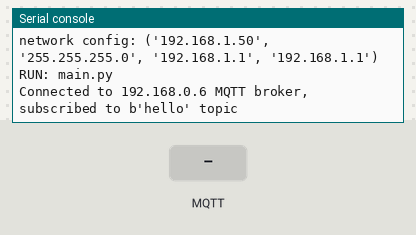
The program below on a simulated ESP32 board running MicroPython. Parts: the last lines printed to the serial console. Inputs (shaded band) come from the test bench. WiFi joins after 1.5 s; no MQTT or app messages arrive unless stated.

Above: at 2.8 s.
2.9 s: MQTT message "1" arrives on the first subscribed topic
At 4.5 s:
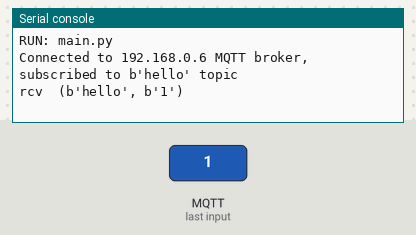
5.1 s: MQTT message "on" arrives on the first subscribed topic
At 6.1 s:
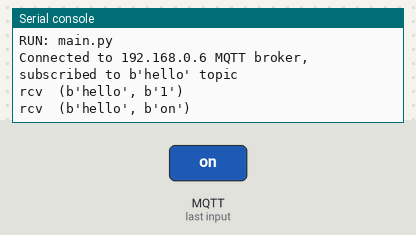
7.1 s: MQTT message "off" arrives on the first subscribed topic
At 8.9 s:
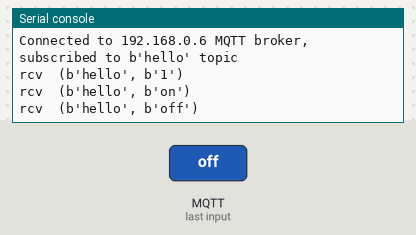

The program:

main.py
```python
# notify
print('RUN: main.py')

# MQTT broker IP address
mqtt_server = '192.168.0.6'
client_id = ubinascii.hexlify(machine.unique_id())
topic_sub = b'notification'
topic_pub = b'hello'


def sub_cb(topic, msg):
  print('rcv ',(topic, msg))

def connect_and_subscribe():
  global client_id, mqtt_server, topic_sub
  client = MQTTClient(client_id, mqtt_server)
  client.set_callback(sub_cb)
  client.connect()
  client.subscribe(topic_pub)
  print('Connected to %s MQTT broker, subscribed to %s topic' % (mqtt_server, topic_pub))
  return client

def restart_and_reconnect():
  print('Failed to connect to MQTT broker. Reconnecting...')
  time.sleep(5)
  machine.reset()

try:
  client = connect_and_subscribe()
except OSError as e:
  restart_and_reconnect()

while True:
  try:
    new_message = client.check_msg()
    if new_message != None:
      print('msg ',new_message)
    time.sleep(1)
  except OSError as e:
    restart_and_reconnect()
```

boot.py
```python
# This file is executed on every boot (including wake-boot from deepsleep)

# notify
print('RUN: boot.py')

import time
from umqttsimple import MQTTClient
import ubinascii
import machine
import micropython
import network
import esp

# Set the debug to None and activate the garbage collector
esp.osdebug(None)
import gc
gc.collect()


# Network credetntials
ssid = 'fddb6a'
password = 'bride.018.unity'

def do_connect(ssid, password):
    wlan = network.WLAN(network.STA_IF)
    wlan.active(True)
    if not wlan.isconnected():
        print('connecting to network...')
        wlan.connect(ssid, password)
        while not wlan.isconnected():
            pass
    print('network config:', wlan.ifconfig())

do_connect(ssid, password)
```

Measured:
- after the input at 2.9 s, the serial console: prints a new line after 0.76 s (image 1)
- after the input at 5.1 s, the serial console: prints a new line after 0.56 s (image 2)
- after the input at 7.1 s, the serial console: prints a new line after 0.56 s (image 3)
